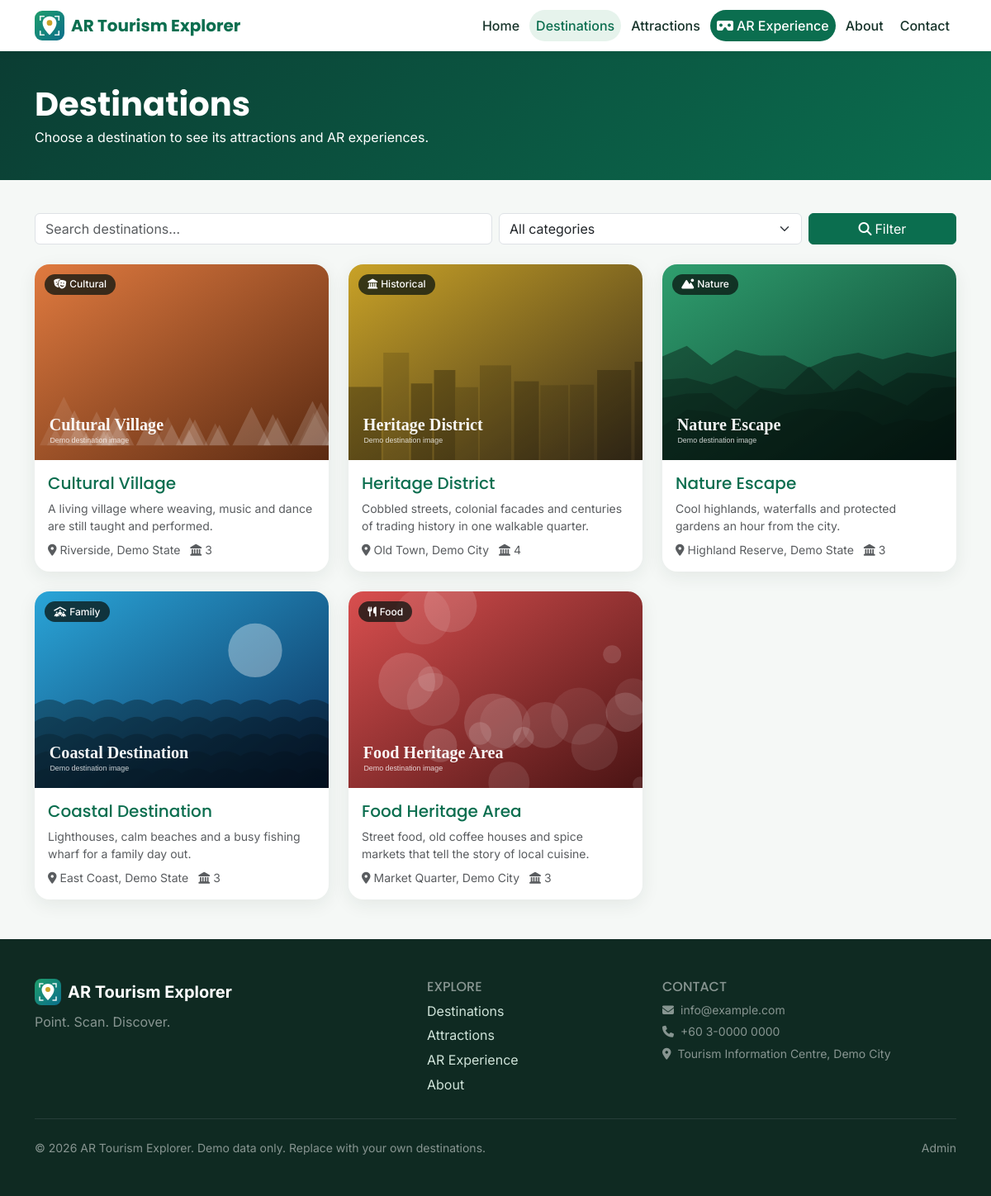
Page /destinations.php on the committed database.
### tables this page shows
CREATE TABLE IF NOT EXISTS destinations (
  id                INT UNSIGNED NOT NULL AUTO_INCREMENT,
  category_id       INT UNSIGNED NULL,
  name              VARCHAR(150) NOT NULL,
  slug              VARCHAR(180) NOT NULL,
  short_description VARCHAR(300) NOT NULL DEFAULT '',
  full_description  TEXT NULL,
  cover_image       VARCHAR(255) NULL,
  location          VARCHAR(200) NOT NULL DEFAULT '',
  latitude          DECIMAL(10,7) NULL,
  longitude         DECIMAL(10,7) NULL,
  maps_url          VARCHAR(500) NULL,
  featured          TINYINT(1) NOT NULL DEFAULT 0,
  status            ENUM('active','inactive') NOT NULL DEFAULT 'active',
  created_at        TIMESTAMP NOT NULL DEFAULT CURRENT_TIMESTAMP,
  updated_at        TIMESTAMP NOT NULL DEFAULT CURRENT_TIMESTAMP ON UPDATE CURRENT_TIMESTAMP,
  PRIMARY KEY (id),
  UNIQUE KEY uq_destinations_slug (slug),
  KEY idx_destinations_status_featured (status, featured),
  KEY idx_destinations_name (name),
  CONSTRAINT fk_destinations_category FOREIGN KEY (category_id) REFERENCES categories (id) ON DELETE SET NULL
);

CREATE TABLE IF NOT EXISTS categories (
  id         INT UNSIGNED NOT NULL AUTO_INCREMENT,
  name       VARCHAR(80) NOT NULL,
  slug       VARCHAR(100) NOT NULL,
  icon       VARCHAR(40) NOT NULL DEFAULT 'fa-landmark',
  status     ENUM('active','inactive') NOT NULL DEFAULT 'active',
  created_at TIMESTAMP NOT NULL DEFAULT CURRENT_TIMESTAMP,
  PRIMARY KEY (id),
  UNIQUE KEY uq_categories_slug (slug)
);

### includes/functions.php (called while the page is built, shortened)
<?php
function e(?string $value): string
{
    return htmlspecialchars((string) $value, ENT_QUOTES | ENT_SUBSTITUTE, 'UTF-8');
}
function app_base_path(): string
{
    static $path = null;
    if ($path !== null) {
        return $path;
    }
    $root = str_replace('\\', '/', (string) realpath(APP_ROOT));
    $doc  = str_replace('\\', '/', (string) realpath((string) ($_SERVER['DOCUMENT_ROOT'] ?? '')));
    if ($doc !== '' && strpos($root, $doc) === 0) {
        $path = rtrim(substr($root, strlen($doc)), '/');
    } else {
        $script = str_replace('\\', '/', (string) ($_SERVER['SCRIPT_NAME'] ?? ''));
        $path = preg_replace('#/(admin|api|install)(/.*)?$#', '', dirname($script)) ?? '';
        $path = rtrim($path === '.' ? '' : $path, '/');
    }
    return $path;
}
function url(string $path = ''): string
{
    return app_base_path() . '/' . ltrim($path, '/');
}
function asset(string $relative): string
{
    $file = APP_ROOT . '/assets/' . ltrim($relative, '/');
    $ver  = is_file($file) ? (string) filemtime($file) : '1';
    return url('assets/' . ltrim($relative, '/')) . '?v=' . $ver;
}
function image_url(?string $path, string $fallback = 'images/placeholder.svg'): string
{
    $path = ltrim((string) $path, '/');
    return asset($path);
}
function input(string $key, string $default = ''): string
{
    $value = $_POST[$key] ?? $_GET[$key] ?? $default;
    return is_string($value) ? trim($value) : $default;
}
function input_int(string $key, int $default = 0): int
{
    $value = $_POST[$key] ?? $_GET[$key] ?? null;
    return is_numeric($value) ? (int) $value : $default;
}
function short_text(?string $text, int $length = 120): string
{
    $text = trim(strip_tags((string) $text));
    if (mb_strlen($text) <= $length) {
        return $text;
    }
    return rtrim(mb_substr($text, 0, $length - 1)) . '…';
}
function paginate(int $total, int $perPage, int $page): array
{
    $pages = max(1, (int) ceil($total / max(1, $perPage)));
    $page  = min(max(1, $page), $pages);
    return ['total' => $total, 'per_page' => $perPage, 'pages' => $pages, 'page' => $page, 'offset' => ($page - 1) * $perPage];
}

### includes/repositories/destinations.php (called while the page is built, shortened)
<?php
function destinations_query(array $f, int $page, int $perPage, bool $publicOnly): array
{
    $where = [];
    $params = [];
    if ($publicOnly) {
        $where[] = "d.status = 'active'";
    } elseif (!empty($f['status']) && in_array($f['status'], ['active', 'inactive'], true)) {
        $where[] = 'd.status = ?';
        $params[] = $f['status'];
    }
    $w = $where ? 'WHERE ' . implode(' AND ', $where) : '';
    $total = (int) db_val("SELECT COUNT(*) FROM destinations d $w", $params);
    $pg = paginate($total, $perPage, $page);
    $limit = (int) $pg['per_page'];
    $offset = (int) $pg['offset'];
    $rows = db_all(
        "SELECT d.*, c.name AS category_name, c.icon AS category_icon,
                (SELECT COUNT(*) FROM attractions a WHERE a.destination_id = d.id AND a.status = 'active') AS attraction_count
         FROM destinations d LEFT JOIN categories c ON c.id = d.category_id
         $w ORDER BY d.featured DESC, d.name LIMIT $limit OFFSET $offset",
        $params
    );
    return ['rows' => $rows, 'pg' => $pg];
}

### includes/database.php (called while the page is built, shortened)
<?php
function db(): PDO
{
    static $pdo = null;
    if ($pdo instanceof PDO) {
        return $pdo;
    }
    $dsn = sprintf('mysql:host=%s;port=%s;dbname=%s;charset=%s', DB_HOST, DB_PORT, DB_NAME, DB_CHARSET);
    $pdo = new PDO($dsn, DB_USER, DB_PASS, [
        PDO::ATTR_ERRMODE            => PDO::ERRMODE_EXCEPTION,
        PDO::ATTR_DEFAULT_FETCH_MODE => PDO::FETCH_ASSOC,
        PDO::ATTR_EMULATE_PREPARES   => false,
    ]);
    return $pdo;
}
function db_all(string $sql, array $params = []): array
{
    $stmt = db()->prepare($sql);
    $stmt->execute($params);
    return $stmt->fetchAll();
}
function db_val(string $sql, array $params = [])
{
    $stmt = db()->prepare($sql);
    $stmt->execute($params);
    $val = $stmt->fetchColumn();
    return $val === false ? null : $val;
}

### destinations.php (the view, shortened to what this page needs)
<?php
require_once __DIR__ . '/includes/partials/cards.php';
$q   = input('q');
$cat = input_int('category');
$result = destinations_query(['q' => $q, 'category_id' => $cat], max(1, input_int('page', 1)), 9, true);
require __DIR__ . '/includes/header.php';
?>
<header class="page-head"><div class="container"><h1>Destinations</h1><p class="mb-0">Choose a destination to see its attractions and AR experiences.</p></div></header>
<div class="container section">
  <form class="row g-2 mb-4" method="get" role="search">
    <div class="col-md-6"><label class="visually-hidden" for="q">Search destinations</label><input class="form-control" id="q" name="q" value="<?= e($q) ?>" placeholder="Search destinations…"></div>
    <div class="col-md-4"><label class="visually-hidden" for="category">Category</label>
      <select class="form-select" id="category" name="category"><option value="0">All categories</option>
      </select></div>
    <div class="col-md-2 d-grid"><button class="btn btn-success" type="submit"><i class="fa-solid fa-magnifying-glass me-1"></i>Filter</button></div>
  </form>
  <?php if (!$result['rows']): ?>
    <div class="alert alert-info">No destinations found.</div>
  <?php else: ?>
    <div class="row g-4"><?php foreach ($result['rows'] as $d): ?><div class="col-md-6 col-lg-4"><?= render_destination_card($d) ?></div><?php endforeach; ?></div>
  <?php endif; ?>
</div>
<?php require __DIR__ . '/includes/footer.php';

### includes/partials/cards.php (shortened to what this page needs)
<?php
function render_destination_card(array $d): string
{
    $href = url('destination.php?slug=' . rawurlencode($d['slug']));
    ob_start(); ?>
    <article class="card h-100 tour-card">
      <a href="<?= e($href) ?>" class="tour-card-img">
        <img src="<?= e(image_url($d['cover_image'])) ?>" alt="<?= e($d['name']) ?>" loading="lazy" width="600" height="400">
        <?php if (!empty($d['category_name'])): ?><span class="badge tour-badge"><i class="fa-solid <?= e($d['category_icon'] ?? 'fa-landmark') ?> me-1"></i><?= e($d['category_name']) ?></span><?php endif; ?>
      </a>
      <div class="card-body">
        <h3 class="h5 card-title"><a href="<?= e($href) ?>" class="stretched-link text-decoration-none"><?= e($d['name']) ?></a></h3>
        <p class="card-text text-muted small mb-2"><?= e(short_text($d['short_description'], 110)) ?></p>
        <div class="small text-muted"><i class="fa-solid fa-location-dot me-1"></i><?= e($d['location']) ?>
          <?php if (isset($d['attraction_count'])): ?><span class="ms-2"><i class="fa-solid fa-landmark me-1"></i><?= (int) $d['attraction_count'] ?></span><?php endif; ?></div>
      </div>
    </article>
    <?php return (string) ob_get_clean();
}
    ob_start(); ?>

### assets/css/site.css (style rules this page uses)
:root { --green:#0b6e4f;--green-2:#1f9d6b;--blue:#0b6e8c;--gold:#c9a227;--ink:#17332a;--bg:#f5f8f6;--radius:18px }
body.site { font-family:Inter,system-ui,sans-serif;color:var(--ink);background:var(--bg) }
h1,h2,h3,h4,h5,.navbar-brand { font-family:Poppins,Inter,sans-serif }
a { color:var(--green) }
.btn-success { background:var(--green);border-color:var(--green) }
.section { padding-top:2.5rem }
.tour-card { border:0;border-radius:var(--radius);overflow:hidden;box-shadow:0 6px 22px rgba(23,51,42,.08);transition:transform .2s,box-shadow .2s }
.tour-card-img { position:relative;display:block;aspect-ratio:3/2;overflow:hidden;background:#dfe9e3 }
.tour-card-img img { width:100%;height:100%;object-fit:cover;transition:transform .4s }
.tour-badge { position:absolute;left:.75rem;top:.75rem;background:rgba(10,20,17,.75);font-weight:500;padding:.4rem .7rem;border-radius:999px }
.page-head { background:linear-gradient(135deg,#0b3d33,#0b6e4f);color:#fff;padding:2.5rem 0 }
.page-head h1 { margin:0 0 .25rem;font-weight:700 }

### rows in the picture
destinations: cover_image (picture), category.name "Cultural", name "Cultural Village", short_description "A living village where weaving, music and dance are still taught and performed.", location "Riverside, Demo State", attraction_count "3"
destinations: cover_image (picture), category.name "Historical", name "Heritage District", short_description "Cobbled streets, colonial facades and centuries of trading history in one walkable quarter.", location "Old Town, Demo City", attraction_count "4"
destinations: cover_image (picture), category.name "Nature", name "Nature Escape", short_description "Cool highlands, waterfalls and protected gardens an hour from the city.", location "Highland Reserve, Demo State", attraction_count "3"
destinations: cover_image (picture), category.name "Family", name "Coastal Destination", short_description "Lighthouses, calm beaches and a busy fishing wharf for a family day out.", location "East Coast, Demo State", attraction_count "3"
destinations: cover_image (picture), category.name "Food", name "Food Heritage Area", short_description "Street food, old coffee houses and spice markets that tell the story of local cuisine.", location "Market Quarter, Demo City", attraction_count "3"

### other values in the picture
$siteName "AR Tourism Explorer"
$label "Home"
$label "Destinations"
$label "Attractions"
$label "AR Experience"
$label "About"
$label "Contact"
setting('site_name', APP_NAME) "AR Tourism Explorer"
setting('tagline') "Point. Scan. Discover."
setting('contact_email') "info@example.com"
setting('contact_phone') "+60 3-0000 0000"
setting('contact_address') "Tourism Information Centre, Demo City"
setting('footer_text') "Demo data only. Replace with your own destinations."
